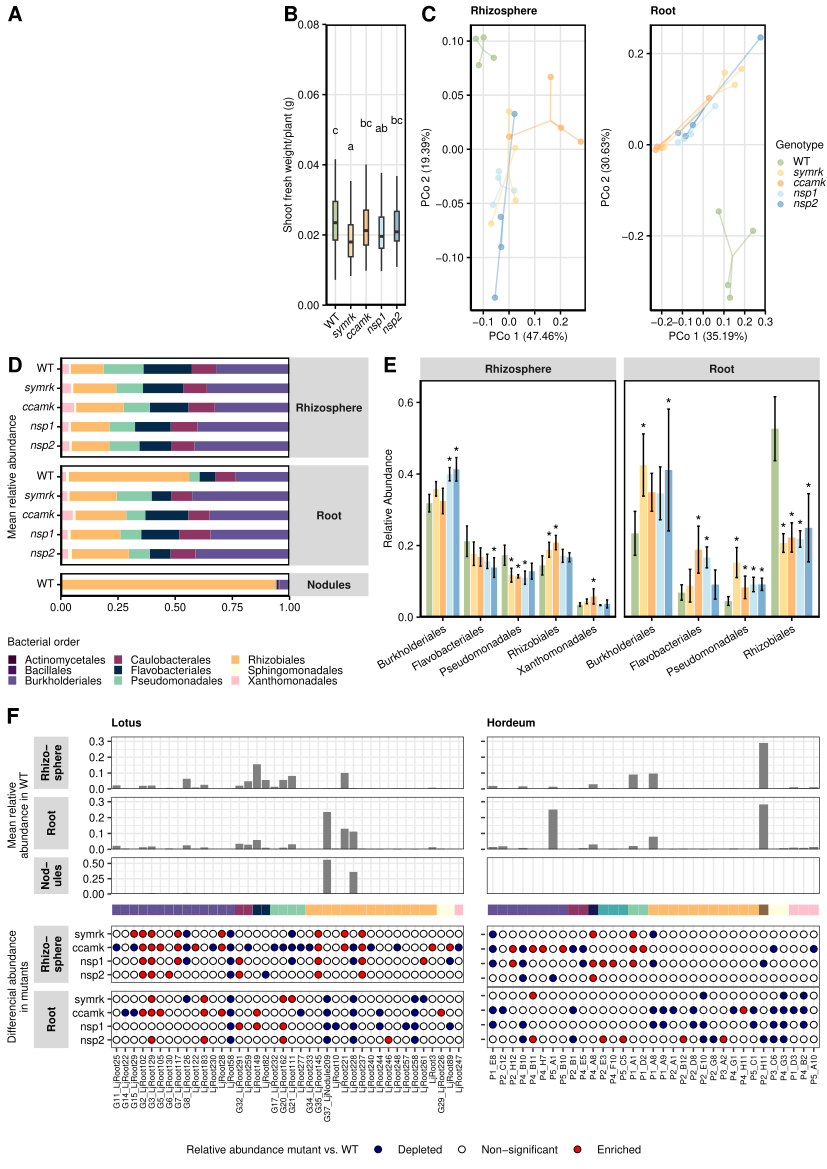

R code for this plot:
# Clean up
options(warn=-1)
rm(list=ls())

# Set working directory
setwd(dirname(rstudioapi::getActiveDocumentContext()$path))

# Load required packages
library(ggplot2)
library(patchwork)
library(cowplot)
library(magick)
library(grid)
library(ggtext)
library(ggpubr)

# Read all plot files (rds files) into variables
plot_files <- list.files(pattern = "\\.rds$")
for (f in plot_files) {
  plot_name <- tools::file_path_sans_ext(f)
  assign(plot_name, readRDS(f))
}

# Load plots.
p0 <- ggplot() + 
  geom_blank() + 
  theme_void() +
  annotate("text", x = 0.5, y = 0.5, label = "", size = 6, fontface="bold", hjust=0.5, vjust=0.5)
p1 <- LotusSC_shootfw_LjSC_only
p1_aligned <- p1 + labs(title = " ") +
  theme(plot.title = element_text(size = 8, color = NA),
        axis.text.x = element_text(angle=45, hjust=1))
p2 <- LotusSynCom_pcoa_matchedASVs_byCompartment
p3 <- LotusSC_order_RA_stackedbp
# p4 <- Lotus_order_RA_sign_orders
p4 <- Lotus_order_RA_sign_orders_asterisks
p5 <- LotusSynCom_DA
p6 <- readRDS("../../2_Hordeum/8_final_figures/HordeumSynCom_DA.rds")

# Adjust legends of p3 and p4.
p3 <- p3 +
  theme(legend.position = "bottom") +
  guides(
    fill = guide_legend(
      ncol = 3, nrow = 3,
      title.position = "top",
      title.hjust = 0
    )
  )

# p4 <- p4 +
#   theme(legend.position = "bottom") +
#   guides(
#     fill = guide_legend(
#       ncol = 5, nrow = 1,
#       title.position = "top",
#       title.hjust = 0
#     )
#   )


# Combine in one plot.
## Define individual rows.
row1 <- plot_grid(
  p0, p1_aligned, p2,
  ncol = 3,
  rel_widths = c(0.4,0.2,0.6),
  labels = c("A","B","C"),
  label_size = 15,
  label_fontface = "bold",
  label_x = 0, label_y = 1
)

row2 <- plot_grid(
  p3, p4,
  ncol = 2,
  rel_widths = c(1,1.2),
  labels = c("D","E"),
  label_size = 15,
  label_fontface = "bold",
  label_x = 0, label_y = 1
)

# p_RA_Hv <- readRDS("../../2_Hordeum/8_final_figures/p_RA_Hv.rds")
# p_tax_clean_Hv <- readRDS("../../2_Hordeum/8_final_figures/p_tax_clean_Hv.rds")
# p_bubble_Hv <- readRDS("../../2_Hordeum/8_final_figures/p_bubble_Hv.rds")
# 
# p_RA_Lj <- readRDS("p_RA_Lj.rds")
# p_tax_clean_Lj <- readRDS("p_tax_clean_Lj.rds")
# p_bubble_Lj <- readRDS("p_bubble_Lj.rds")
# 
# row3 <- p_RA_Lj + p_RA_Hv + p_tax_clean_Lj + p_tax_clean_Hv +
#   p_bubble_Lj + p_bubble_Hv + 
#   plot_layout(nrow = 3, ncol = 2, 
#               heights = c(0.54, 0.04, 0.42),
#               widths = c(0.57, 0.43))

# p5 <- p5 + guides(fill = "none")
# p6 <- p6 + guides(fill = "none")
# 
# row3 <- plot_grid(
#   p5, p6,
#   ncol = 2,
#   rel_widths = c(0.57, 0.43),
#   labels = c("F", ""),
#   label_size = 15,
#   label_fontface = "bold",
#   label_x = 0, label_y = 1
# )

# p5 <- p5 + theme(plot.margin = margin(c(0.5, 0, 0.5, 0), unit = "lines"))
# p6 <- p6 + theme(plot.margin = margin(c(0.5, 0, 0.5, 0), unit = "lines"))

row3 <- ggarrange(p5, p6,
                  nrow = 1,
                  labels = c("F", ""),
                  font.label = list(size = 15),
                  widths = c(0.57, 0.43),
                  common.legend = T,
                  legend = "bottom",
                  align = "h")


## Combine all rows.
final_plot <- plot_grid(
  row1,
  row2,
  row3,
  ncol = 1,
  labels = c("", "", "F"),
  label_size = 15,
  rel_heights = c(0.3,0.3,0.4)
)

final_plot

# Save the combined plot as PDF
ggsave("LotusSC_figure.pdf", final_plot, width = 21, height = 29.7, 
       units = "cm")


# pdf("LotusSC_figure.pdf", width = 21/2.54, height = 29.7/2.54)
# final_plot
# grid.draw(linesGrob(x = unit(c(0.15, 0.15), "npc"),
#                     y = unit(c(0, 0.4), "npc")))
# dev.off()


# pdf("Bulk_figure_combined_final_3.pdf", width = 21/2.54, height = 25/2.54)
# combined
# grid.draw(linesGrob(x = unit(c(0.28, 0.34), "npc"),
#                     y = unit(c(0.25, 0.34), "npc")))
# dev.off()
